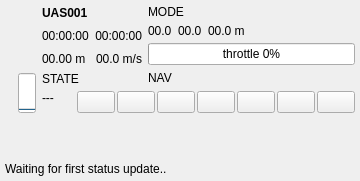
<?xml version="1.0" encoding="UTF-8"?>
<ui version="4.0">
 <class>UASView</class>
 <widget class="QWidget" name="UASView">
  <property name="geometry">
   <rect>
    <x>0</x>
    <y>0</y>
    <width>360</width>
    <height>181</height>
   </rect>
  </property>
  <property name="sizePolicy">
   <sizepolicy hsizetype="MinimumExpanding" vsizetype="Fixed">
    <horstretch>0</horstretch>
    <verstretch>0</verstretch>
   </sizepolicy>
  </property>
  <property name="minimumSize">
   <size>
    <width>260</width>
    <height>0</height>
   </size>
  </property>
  <property name="maximumSize">
   <size>
    <width>360</width>
    <height>16777215</height>
   </size>
  </property>
  <property name="windowTitle">
   <string>Form</string>
  </property>
  <property name="styleSheet">
   <string notr="true"/>
  </property>
  <layout class="QVBoxLayout" name="verticalLayout">
   <property name="leftMargin">
    <number>5</number>
   </property>
   <property name="topMargin">
    <number>5</number>
   </property>
   <property name="rightMargin">
    <number>5</number>
   </property>
   <property name="bottomMargin">
    <number>5</number>
   </property>
   <item>
    <layout class="QGridLayout" name="gridLayout">
     <property name="topMargin">
      <number>0</number>
     </property>
     <item row="1" column="0" rowspan="2">
      <layout class="QVBoxLayout" name="verticalLayout_2">
       <property name="topMargin">
        <number>0</number>
       </property>
       <item>
        <widget class="QLabel" name="typeLabel">
         <property name="toolTip">
          <string>System type</string>
         </property>
         <property name="statusTip">
          <string>System type</string>
         </property>
         <property name="whatsThis">
          <string>System type</string>
         </property>
         <property name="text">
          <string/>
         </property>
         <property name="pixmap">
          <pixmap resource="../../qgroundcontrol.qrc">:/res/mavs/Unknown</pixmap>
         </property>
        </widget>
       </item>
       <item>
        <layout class="QHBoxLayout" name="horizontalLayout_3">
         <property name="topMargin">
          <number>0</number>
         </property>
         <item>
          <widget class="QLabel" name="heartBeatLabel">
           <property name="toolTip">
            <string>Heartbeat</string>
           </property>
           <property name="text">
            <string/>
           </property>
          </widget>
         </item>
         <item>
          <widget class="QProgressBar" name="batteryBar">
           <property name="minimumSize">
            <size>
             <width>18</width>
             <height>0</height>
            </size>
           </property>
           <property name="maximumSize">
            <size>
             <width>18</width>
             <height>40</height>
            </size>
           </property>
           <property name="font">
            <font/>
           </property>
           <property name="toolTip">
            <string>Battery Fuel</string>
           </property>
           <property name="statusTip">
            <string>Battery Fuel</string>
           </property>
           <property name="value">
            <number>0</number>
           </property>
           <property name="textVisible">
            <bool>false</bool>
           </property>
           <property name="orientation">
            <enum>Qt::Vertical</enum>
           </property>
          </widget>
         </item>
        </layout>
       </item>
      </layout>
     </item>
     <item row="2" column="1" colspan="2">
      <layout class="QHBoxLayout" name="horizontalLayout_2">
       <property name="spacing">
        <number>2</number>
       </property>
       <property name="topMargin">
        <number>0</number>
       </property>
       <item>
        <widget class="QLabel" name="waypointLabel">
         <property name="font">
          <font>
           <weight>50</weight>
           <italic>false</italic>
           <bold>false</bold>
          </font>
         </property>
         <property name="toolTip">
          <string>Current Waypoint</string>
         </property>
         <property name="statusTip">
          <string>Current Waypoint</string>
         </property>
         <property name="text">
          <string>---</string>
         </property>
         <property name="alignment">
          <set>Qt::AlignLeading|Qt::AlignLeft|Qt::AlignTop</set>
         </property>
        </widget>
       </item>
       <item>
        <widget class="QPushButton" name="liftoffButton">
         <property name="minimumSize">
          <size>
           <width>26</width>
           <height>22</height>
          </size>
         </property>
         <property name="maximumSize">
          <size>
           <width>38</width>
           <height>22</height>
          </size>
         </property>
         <property name="toolTip">
          <string>Liftoff / Launch</string>
         </property>
         <property name="statusTip">
          <string>Liftoff / Launch</string>
         </property>
         <property name="text">
          <string/>
         </property>
         <property name="icon">
          <iconset resource="../../qgroundcontrol.qrc">
           <normaloff>:/res/Launch</normaloff>:/res/Launch</iconset>
         </property>
        </widget>
       </item>
       <item>
        <widget class="QPushButton" name="abortButton">
         <property name="sizePolicy">
          <sizepolicy hsizetype="Minimum" vsizetype="Fixed">
           <horstretch>0</horstretch>
           <verstretch>0</verstretch>
          </sizepolicy>
         </property>
         <property name="minimumSize">
          <size>
           <width>26</width>
           <height>22</height>
          </size>
         </property>
         <property name="maximumSize">
          <size>
           <width>38</width>
           <height>22</height>
          </size>
         </property>
         <property name="toolTip">
          <string>Emergency land system at closest possible site</string>
         </property>
         <property name="statusTip">
          <string>Emergency land system at closest possible site</string>
         </property>
         <property name="text">
          <string/>
         </property>
         <property name="icon">
          <iconset resource="../../qgroundcontrol.qrc">
           <normaloff>:/res/Stop</normaloff>:/res/Stop</iconset>
         </property>
        </widget>
       </item>
       <item>
        <widget class="QPushButton" name="haltButton">
         <property name="minimumSize">
          <size>
           <width>26</width>
           <height>22</height>
          </size>
         </property>
         <property name="maximumSize">
          <size>
           <width>38</width>
           <height>22</height>
          </size>
         </property>
         <property name="toolTip">
          <string>Loiter / Wait at current position</string>
         </property>
         <property name="statusTip">
          <string>Loiter / Wait at current position</string>
         </property>
         <property name="text">
          <string/>
         </property>
         <property name="icon">
          <iconset resource="../../qgroundcontrol.qrc">
           <normaloff>:/res/Pause</normaloff>:/res/Pause</iconset>
         </property>
        </widget>
       </item>
       <item>
        <widget class="QPushButton" name="continueButton">
         <property name="minimumSize">
          <size>
           <width>26</width>
           <height>22</height>
          </size>
         </property>
         <property name="maximumSize">
          <size>
           <width>38</width>
           <height>22</height>
          </size>
         </property>
         <property name="toolTip">
          <string>Continue flightplan</string>
         </property>
         <property name="statusTip">
          <string>Continue flightplan</string>
         </property>
         <property name="text">
          <string/>
         </property>
         <property name="icon">
          <iconset resource="../../qgroundcontrol.qrc">
           <normaloff>:/res/Play</normaloff>:/res/Play</iconset>
         </property>
        </widget>
       </item>
       <item>
        <widget class="QPushButton" name="landButton">
         <property name="minimumSize">
          <size>
           <width>26</width>
           <height>22</height>
          </size>
         </property>
         <property name="maximumSize">
          <size>
           <width>38</width>
           <height>22</height>
          </size>
         </property>
         <property name="toolTip">
          <string>Fly straight to landing location</string>
         </property>
         <property name="statusTip">
          <string>Fly straight to landing location</string>
         </property>
         <property name="text">
          <string/>
         </property>
         <property name="icon">
          <iconset resource="../../qgroundcontrol.qrc">
           <normaloff>:/res/Land</normaloff>:/res/Land</iconset>
         </property>
        </widget>
       </item>
       <item>
        <widget class="QPushButton" name="killButton">
         <property name="minimumSize">
          <size>
           <width>26</width>
           <height>22</height>
          </size>
         </property>
         <property name="maximumSize">
          <size>
           <width>38</width>
           <height>22</height>
          </size>
         </property>
         <property name="toolTip">
          <string>Kill immediately all onboard power</string>
         </property>
         <property name="statusTip">
          <string>Kill immediately all onboard power</string>
         </property>
         <property name="text">
          <string/>
         </property>
         <property name="icon">
          <iconset resource="../../qgroundcontrol.qrc">
           <normaloff>:/res/Kill</normaloff>:/res/Kill</iconset>
         </property>
        </widget>
       </item>
       <item>
        <widget class="QPushButton" name="shutdownButton">
         <property name="maximumSize">
          <size>
           <width>38</width>
           <height>22</height>
          </size>
         </property>
         <property name="toolTip">
          <string>Only in standby mode: Power off system</string>
         </property>
         <property name="statusTip">
          <string>Only in standby mode: Power off system</string>
         </property>
         <property name="text">
          <string/>
         </property>
         <property name="icon">
          <iconset resource="../../qgroundcontrol.qrc">
           <normaloff>:/res/Shutdown</normaloff>:/res/Shutdown</iconset>
         </property>
        </widget>
       </item>
       <item>
        <layout class="QHBoxLayout" name="horizontalLayout">
         <property name="spacing">
          <number>4</number>
         </property>
         <property name="sizeConstraint">
          <enum>QLayout::SetMinimumSize</enum>
         </property>
        </layout>
       </item>
      </layout>
     </item>
     <item row="1" column="1">
      <layout class="QVBoxLayout" name="verticalLayout_3">
       <item>
        <widget class="QLabel" name="nameLabel">
         <property name="maximumSize">
          <size>
           <width>16777215</width>
           <height>16</height>
          </size>
         </property>
         <property name="font">
          <font>
           <weight>75</weight>
           <italic>false</italic>
           <bold>true</bold>
          </font>
         </property>
         <property name="toolTip">
          <string>System Name</string>
         </property>
         <property name="statusTip">
          <string>System Name</string>
         </property>
         <property name="text">
          <string>UAS001</string>
         </property>
        </widget>
       </item>
       <item>
        <layout class="QHBoxLayout" name="horizontalLayout_4">
         <item>
          <widget class="QLabel" name="timeRemainingLabel">
           <property name="font">
            <font>
             <weight>50</weight>
             <italic>false</italic>
             <bold>false</bold>
            </font>
           </property>
           <property name="toolTip">
            <string>Remaining flight time</string>
           </property>
           <property name="statusTip">
            <string>Remaining flight time</string>
           </property>
           <property name="text">
            <string>00:00:00</string>
           </property>
           <property name="alignment">
            <set>Qt::AlignLeading|Qt::AlignLeft|Qt::AlignVCenter</set>
           </property>
          </widget>
         </item>
         <item>
          <widget class="QLabel" name="timeElapsedLabel">
           <property name="font">
            <font>
             <weight>50</weight>
             <italic>false</italic>
             <bold>false</bold>
            </font>
           </property>
           <property name="toolTip">
            <string>Uptime</string>
           </property>
           <property name="statusTip">
            <string>Uptime</string>
           </property>
           <property name="text">
            <string>00:00:00</string>
           </property>
           <property name="alignment">
            <set>Qt::AlignRight|Qt::AlignTrailing|Qt::AlignVCenter</set>
           </property>
          </widget>
         </item>
        </layout>
       </item>
       <item>
        <layout class="QHBoxLayout" name="horizontalLayout_5">
         <item>
          <widget class="QLabel" name="groundDistanceLabel">
           <property name="font">
            <font>
             <weight>50</weight>
             <italic>false</italic>
             <bold>false</bold>
            </font>
           </property>
           <property name="toolTip">
            <string>Altitude</string>
           </property>
           <property name="statusTip">
            <string>Altitude</string>
           </property>
           <property name="text">
            <string>00.00 m</string>
           </property>
           <property name="alignment">
            <set>Qt::AlignLeading|Qt::AlignLeft|Qt::AlignVCenter</set>
           </property>
          </widget>
         </item>
         <item>
          <widget class="QLabel" name="speedLabel">
           <property name="font">
            <font>
             <weight>50</weight>
             <italic>false</italic>
             <bold>false</bold>
            </font>
           </property>
           <property name="toolTip">
            <string>Ground Speed</string>
           </property>
           <property name="statusTip">
            <string>Ground Speed</string>
           </property>
           <property name="text">
            <string>00.0 m/s</string>
           </property>
           <property name="alignment">
            <set>Qt::AlignRight|Qt::AlignTrailing|Qt::AlignVCenter</set>
           </property>
          </widget>
         </item>
        </layout>
       </item>
       <item>
        <widget class="QLabel" name="stateLabel">
         <property name="maximumSize">
          <size>
           <width>16777215</width>
           <height>12</height>
          </size>
         </property>
         <property name="font">
          <font>
           <weight>50</weight>
           <italic>false</italic>
           <bold>false</bold>
          </font>
         </property>
         <property name="text">
          <string>STATE</string>
         </property>
        </widget>
       </item>
      </layout>
     </item>
     <item row="1" column="2">
      <layout class="QVBoxLayout" name="verticalLayout_4">
       <item>
        <widget class="QLabel" name="modeLabel">
         <property name="maximumSize">
          <size>
           <width>16777215</width>
           <height>16</height>
          </size>
         </property>
         <property name="font">
          <font>
           <weight>50</weight>
           <italic>false</italic>
           <bold>false</bold>
          </font>
         </property>
         <property name="text">
          <string>MODE</string>
         </property>
         <property name="alignment">
          <set>Qt::AlignLeading|Qt::AlignLeft|Qt::AlignVCenter</set>
         </property>
        </widget>
       </item>
       <item>
        <widget class="QLabel" name="positionLabel">
         <property name="minimumSize">
          <size>
           <width>0</width>
           <height>12</height>
          </size>
         </property>
         <property name="maximumSize">
          <size>
           <width>16777215</width>
           <height>12</height>
          </size>
         </property>
         <property name="font">
          <font>
           <weight>50</weight>
           <italic>false</italic>
           <bold>false</bold>
          </font>
         </property>
         <property name="toolTip">
          <string>Current Position</string>
         </property>
         <property name="statusTip">
          <string>Current Position</string>
         </property>
         <property name="text">
          <string>00.0  00.0  00.0 m</string>
         </property>
        </widget>
       </item>
       <item>
        <widget class="QProgressBar" name="thrustBar">
         <property name="font">
          <font/>
         </property>
         <property name="toolTip">
          <string>Current throttle</string>
         </property>
         <property name="statusTip">
          <string>Current throttle</string>
         </property>
         <property name="value">
          <number>0</number>
         </property>
         <property name="format">
          <string>throttle %p%</string>
         </property>
        </widget>
       </item>
       <item>
        <widget class="QLabel" name="navLabel">
         <property name="font">
          <font>
           <weight>50</weight>
           <italic>false</italic>
           <bold>false</bold>
          </font>
         </property>
         <property name="text">
          <string>NAV</string>
         </property>
        </widget>
       </item>
      </layout>
     </item>
    </layout>
   </item>
   <item>
    <layout class="QGridLayout" name="gridLayout_2">
     <item row="0" column="0">
      <widget class="QLabel" name="flightTypeLabel">
       <property name="toolTip">
        <string>FlightType</string>
       </property>
       <property name="text">
        <string/>
       </property>
       <property name="alignment">
        <set>Qt::AlignCenter</set>
       </property>
      </widget>
     </item>
    </layout>
   </item>
   <item>
    <widget class="QLabel" name="flightTypeLabelLegend">
     <property name="toolTip">
      <string>FlightTypeLabelLegend</string>
     </property>
     <property name="text">
      <string/>
     </property>
     <property name="alignment">
      <set>Qt::AlignCenter</set>
     </property>
    </widget>
   </item>
   <item>
    <widget class="QLabel" name="statusTextLabel">
     <property name="text">
      <string>Waiting for first status update..</string>
     </property>
    </widget>
   </item>
  </layout>
 </widget>
 <resources>
  <include location="../../qgroundcontrol.qrc"/>
 </resources>
 <connections/>
</ui>
